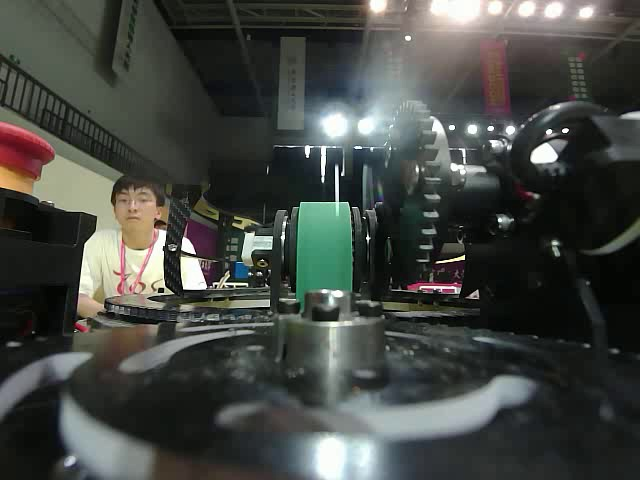
#> input picture Homework/data/output1.jpg, 640 x 480 px, found by its file name
$ python ColorRange.py
#> lines starting #> are read from the running program, lines starting #| are printed output that depends on the picture; after the words box and inside, x2 and y2 are one past the last pixel; in counts of white or black regions, pixels touching at a corner belong together
import cv2
from matplotlib import pyplot as plt
import numpy as np
import json
import os

class ColorRange:
    """
    管理不同颜色的HSV阈值范围，用于颜色识别和掩膜生成
    """

    def __init__(self, config_file=None):
        """
        构造函数，初始化颜色范围字典
        格式: {颜色名称: [(lower1, upper1), (lower2, upper2), ...]}

        参数:
            config_file: 配置文件路径，如果提供则从文件加载颜色范围
        """
        self.color_ranges = {}

        if config_file and os.path.exists(config_file):
            self.load_from_config(config_file)

    def load_from_config(self, config_file):
        """
        从配置文件加载颜色范围

        参数:
            config_file: 配置文件路径
        """
#> called with config_file = 'config/config.json'
        try:
            with open(config_file, 'r', encoding='utf-8') as f:
#> (reads Homework/config/config.json from the repository)
                config = json.load(f)

            if 'color_ranges' in config:
                self.color_ranges = {}
                for color_name, ranges in config['color_ranges'].items():
                    self.color_ranges[color_name] = []
                    for range_pair in ranges:
                        lower = tuple(range_pair[0])
                        upper = tuple(range_pair[1])
                        self.color_ranges[color_name].append((lower, upper))

                print(f"从配置文件 {config_file} 加载了 {len(self.color_ranges)} 种颜色范围")

        except Exception as e:
            print(f"加载配置文件失败: {e}")

    def add_color_range(self, color_name, lower, upper):
        """
        添加颜色范围的方法

        参数:
            color_name: 颜色名称，如 "red", "blue"
            lower: HSV下界阈值，格式 (H, S, V)
            upper: HSV上界阈值，格式 (H, S, V)
        """
        if color_name not in self.color_ranges:
            self.color_ranges[color_name] = []

        # 将numpy数组转换为元组（如果输入是numpy数组）
        lower_tuple = tuple(lower) if isinstance(lower, np.ndarray) else lower
        upper_tuple = tuple(upper) if isinstance(upper, np.ndarray) else upper

        self.color_ranges[color_name].append((lower_tuple, upper_tuple))

    def get_mask(self, hsv_image, color_name):
        """
        生成指定颜色的掩膜

        参数:
            hsv_image: HSV格式的图像
            color_name: 颜色名称

        返回:
            mask: 二值掩膜，白色区域表示符合颜色范围
        """
        if color_name not in self.color_ranges:
            raise ValueError(f"颜色 '{color_name}' 未定义")

        # 创建空掩膜
        mask = np.zeros(hsv_image.shape[:2], dtype=np.uint8)

        # 合并该颜色的所有范围
        for lower, upper in self.color_ranges[color_name]:
            lower_array = np.array(lower, dtype=np.uint8)
            upper_array = np.array(upper, dtype=np.uint8)

            color_mask = cv2.inRange(hsv_image, lower_array, upper_array)
            mask = cv2.bitwise_or(mask, color_mask)

        return mask

    def get_combined_mask(self, hsv_image, color_list):
        """
        生成多个颜色的组合掩膜

        参数:
            hsv_image: HSV格式的图像
            color_list: 颜色名称列表，如 ["red", "blue"]

        返回:
            combined_mask: 多个颜色的合并掩膜
        """
        if not color_list:
            return np.zeros(hsv_image.shape[:2], dtype=np.uint8)

        combined_mask = np.zeros(hsv_image.shape[:2], dtype=np.uint8)

        for color_name in color_list:
            if color_name not in self.color_ranges:
                raise ValueError(f"颜色 '{color_name}' 未定义")

            color_mask = self.get_mask(hsv_image, color_name)
            combined_mask = cv2.bitwise_or(combined_mask, color_mask)

        return combined_mask

    def get_color_names(self):
        """
        获取已定义的所有颜色名称

        返回:
            list: 颜色名称列表
        """
        return list(self.color_ranges.keys())

    def remove_color_range(self, color_name):
        """
        移除指定颜色的所有范围

        参数:
            color_name: 要移除的颜色名称
        """
        if color_name in self.color_ranges:
            del self.color_ranges[color_name]

    def clear_all(self):
        """
        清空所有颜色范围
        """
        self.color_ranges.clear()

def show_img(*imgs: np.ndarray) -> None:
    """使用matplotlib在Notebook中绘制图像"""
    plt.rcParams['figure.figsize'] = (12, 8)
    plt.figure()
    color=["red","blue","purple","muti"]
    for idx, img in enumerate(imgs):
        plt.subplot(1, len(imgs), idx + 1)
        plt.title(f"{color[idx]}")
        if len(img.shape) == 2:
            # 灰度图
            plt.imshow(img, cmap='gray')
        elif len(img.shape) == 3:
            # 彩色图在绘制时需要将OpenCV的BGR格式转为RGB格式
            plt.imshow(img[:, :, ::-1]) # 对[:, :, ::-1]有疑惑的同学可以研究一下Python的切片
    plt.show()

if __name__ == "__main__":

    # 从配置文件加载颜色范围
    color_mgr = ColorRange("config/config.json")

    # 使用示例
    img=cv2.imread("data/output1.jpg")
#> img is the input picture: shape (480, 640, 3); mean B, G, R 67.2, 71.7, 68.4
    hsv_img = cv2.cvtColor(img, cv2.COLOR_BGR2HSV)
#> hsv_img: shape (480, 640, 3); mean H, S, V 64, 45, 74.8

    # 生成红色掩膜（自动合并两个区间）
    red_mask = color_mgr.get_mask(hsv_img, "red")
#> the loop in get_mask, `for lower, upper in self.color_ranges[color_name]:` made 2 passes
#> pass 1, in get_mask, `color_mask = cv2.inRange(hsv_image, lower_array, upper_array)`:
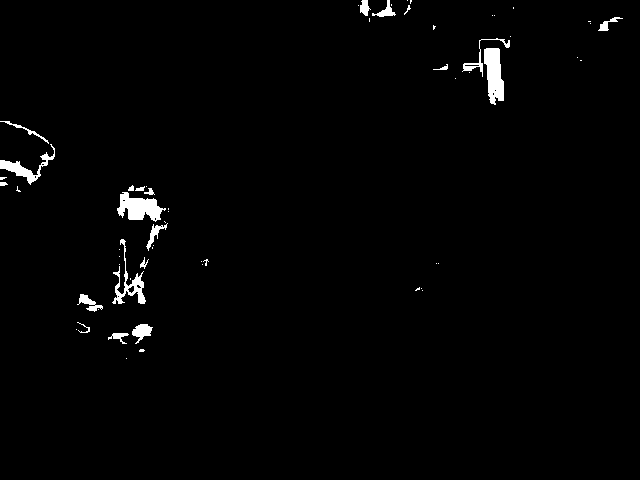
#> color_mask: shape (480, 640); 1.5% white; 61 white regions (40 under 20 px), largest, box (x1, y1, x2, y2) and area: (117, 192, 166, 222) 830, (484, 48, 504, 105) 811, (112, 239, 146, 304) 543
#> pass 2, in get_mask, `color_mask = cv2.inRange(hsv_image, lower_array, upper_array)`:
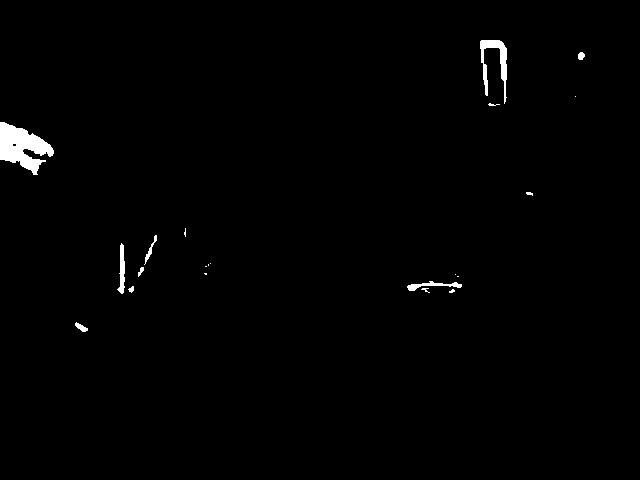
#> color_mask: shape (480, 640); 0.96% white; 21 white regions (12 under 20 px), largest, box (x1, y1, x2, y2) and area: (0, 122, 54, 175) 1559, (480, 40, 507, 104) 604, (117, 243, 125, 294) 227
#> pass 2, in get_mask, `mask = cv2.bitwise_or(mask, color_mask)`:
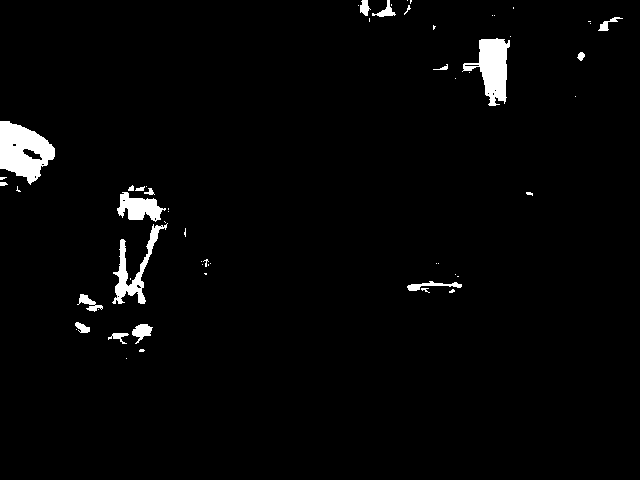
#> mask: shape (480, 640); 2.4% white; 59 white regions (39 under 20 px), largest, box (x1, y1, x2, y2) and area: (0, 121, 55, 185) 2194, (462, 38, 510, 106) 1661, (112, 223, 168, 304) 1122
    blue_mask= color_mgr.get_mask(hsv_img,"blue")
#> the loop in get_mask (call 2), `for lower, upper in self.color_ranges[color_name]:` made 1 pass
#> pass 1, in get_mask (call 2), `color_mask = cv2.inRange(hsv_image, lower_array, upper_array)`:
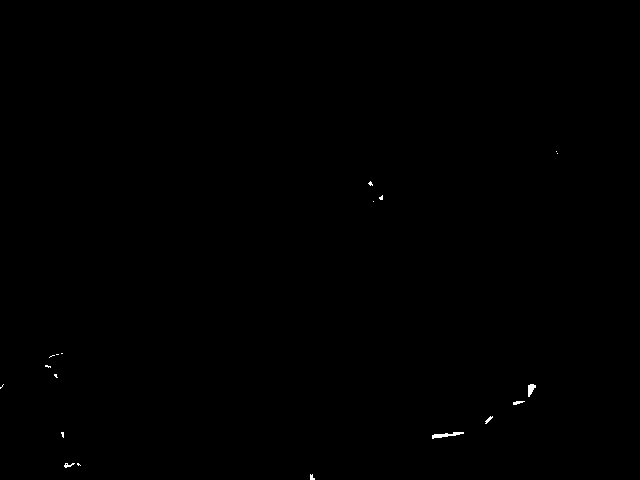
#> color_mask: shape (480, 640); 0.12% white; 19 white regions (13 under 20 px), largest, box (x1, y1, x2, y2) and area: (432, 432, 464, 439) 103, (528, 384, 536, 397) 65, (513, 401, 525, 405) 30, (64, 463, 75, 468) 28, (485, 416, 493, 424) 26, (310, 474, 315, 480) 21
    purple_mask= color_mgr.get_mask(hsv_img,"purple")
#> the loop in get_mask (call 3), `for lower, upper in self.color_ranges[color_name]:` made 1 pass
#> pass 1, in get_mask (call 3), `color_mask = cv2.inRange(hsv_image, lower_array, upper_array)`:
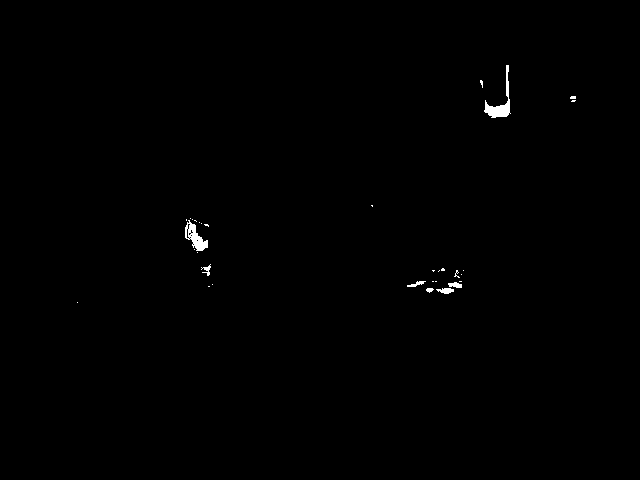
#> color_mask: shape (480, 640); 0.35% white; 32 white regions (25 under 20 px), largest, box (x1, y1, x2, y2) and area: (484, 65, 511, 118) 386, (185, 220, 208, 251) 319, (436, 288, 454, 294) 72

    # 生成红蓝组合掩膜
    multi_mask = color_mgr.get_combined_mask(hsv_img, ["red", "blue"])
#> the loop in get_combined_mask, `for color_name in color_list:` made 2 passes
#> pass 2, in get_combined_mask, `combined_mask = cv2.bitwise_or(combined_mask, color_mask)`:
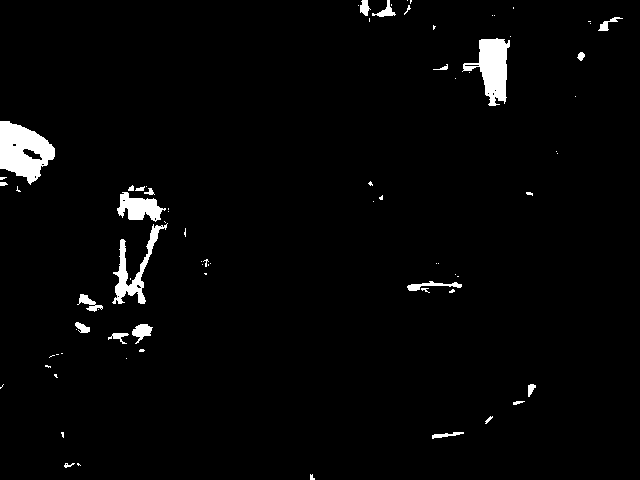
#> combined_mask: shape (480, 640); 2.5% white; 78 white regions (52 under 20 px), largest, box (x1, y1, x2, y2) and area: (0, 121, 55, 185) 2194, (462, 38, 510, 106) 1661, (112, 223, 168, 304) 1122

    # 获取所有已定义的颜色
    print("已定义颜色:", color_mgr.get_color_names())

    show_img(red_mask,blue_mask,purple_mask,multi_mask)
